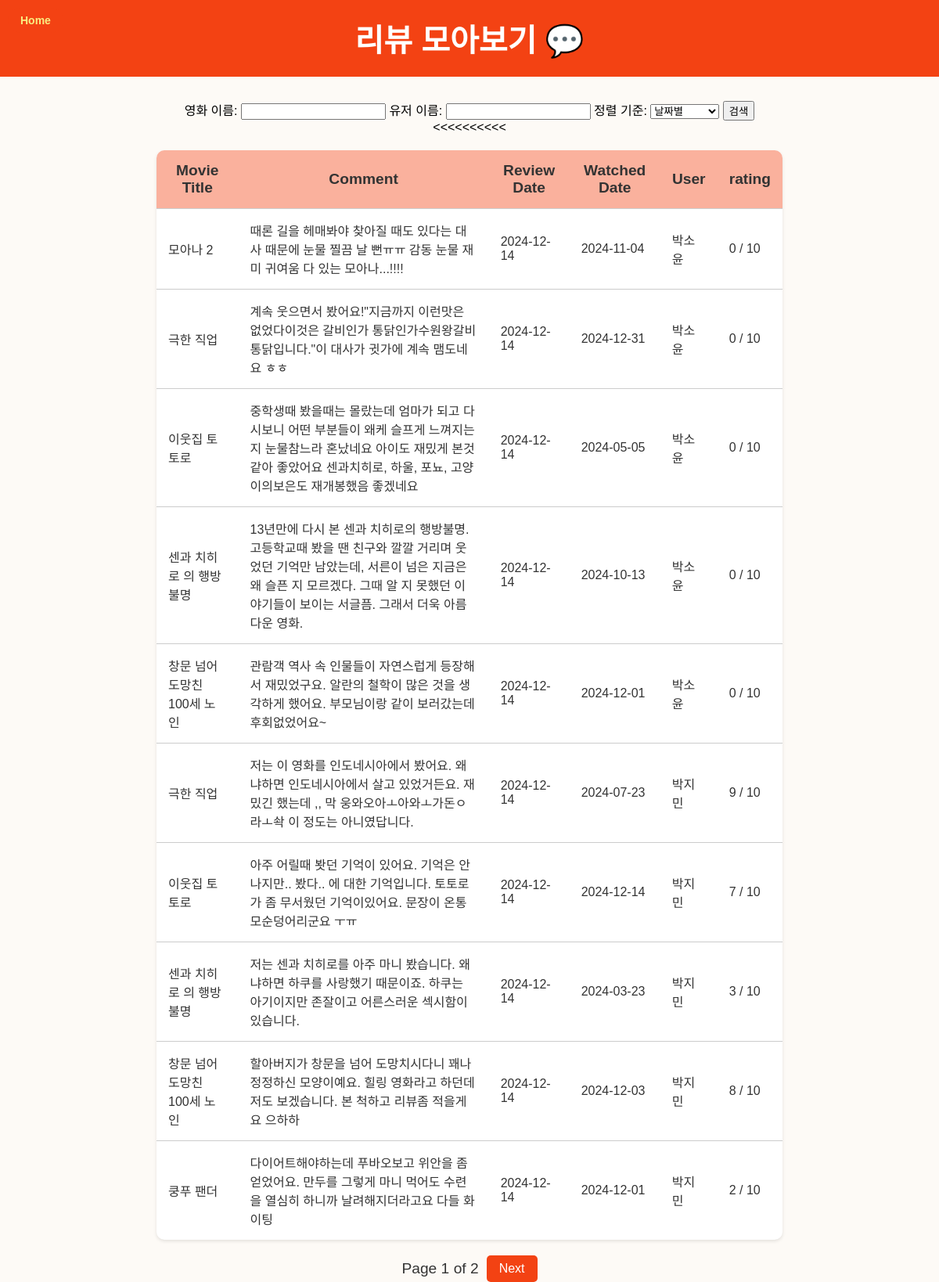
Screenshot of /review with the database file from the repository.
### tables this page shows
CREATE TABLE Review (
        reviewID INTEGER PRIMARY KEY AUTOINCREMENT,
        movieID INTEGER NOT NULL,
        userID INTEGER NOT NULL,
        comment TEXT NOT NULL,
        reviewDate DATE NOT NULL,
        watchedDate DATE NOT NULL, rating INTEGER DEFAULT 0,
        FOREIGN KEY (movieID) REFERENCES Movie(movieID),
        FOREIGN KEY (userID) REFERENCES User(userID)
    );

CREATE TABLE Movie (
    movieID INTEGER PRIMARY KEY,
    title TEXT NOT NULL,
    genre TEXT,
    release_date DATE,
    runtime INT,
    poster TEXT
);

CREATE TABLE "User" (
    UserID TEXT PRIMARY KEY,
    ReviewID INTEGER
);

### app.py (the view)
@app.route('/review', methods=['GET'])
def all_reviews():
    page = int(request.args.get('page', 1))  # 현재 페이지, 기본값 1
    per_page = 10  # 한 페이지당 리뷰 수
    offset = (page - 1) * per_page
    search_movie = request.args.get('movie', '')  # 영화 이름 검색
    search_user = request.args.get('user', '')  # 유저 검색
    sort_by = request.args.get('sort', 'date')  # 정렬 기준 (기본값: 날짜)
    conn = get_db_connection()
    count_query = '''
        SELECT COUNT(*)
        FROM Review r
        JOIN Movie m ON r.movieID = m.movieID
        JOIN User u ON r.userID = u.UserID
        WHERE m.title LIKE ? AND u.UserID LIKE ?
    '''
    total_reviews = conn.execute(
        count_query,
        (f"%{search_movie}%", f"%{search_user}%")
    ).fetchone()[0]
    total_pages = (total_reviews + per_page - 1) // per_page  # 전체 페이지 수
    if sort_by == 'movie':
        order_clause = 'ORDER BY m.title ASC, r.reviewDate DESC'
    elif sort_by == 'user':
        order_clause = 'ORDER BY u.UserID ASC, r.reviewDate DESC'
    else:  # 기본값: 날짜별
        order_clause = 'ORDER BY r.reviewDate DESC'
    reviews_query = f'''
        SELECT
            r.comment,
            r.reviewDate,
            r.watchedDate,
            m.title AS movie_title,
            u.UserID AS user_name,
            r.rating
        FROM Review r
        JOIN Movie m ON r.movieID = m.movieID
        JOIN User u ON r.userID = u.UserID
        WHERE m.title LIKE ? AND u.UserID LIKE ?
        {order_clause}
        LIMIT ? OFFSET ?
    '''
    reviews = conn.execute(
        reviews_query,
        (f"%{search_movie}%", f"%{search_user}%", per_page, offset)
    ).fetchall()
    conn.close()
    return render_template(
        'all_reviews.html',
        reviews=reviews,
        page=page,
        total_pages=total_pages,
        search_movie=search_movie,
        search_user=search_user,
        sort_by=sort_by
    )

### app.py (called while the page is built)
def get_db_connection():
    conn = sqlite3.connect('database/movies.db')
    conn.row_factory = sqlite3.Row
    return conn

### templates/all_reviews.html (shortened to what this page needs)
<!DOCTYPE html>
<html lang="ko">
<head>
    <link rel="stylesheet" href="{{ url_for('static', filename='style.css') }}">
</head>
<body>
    <a href="/" class="home-button">Home</a>
    <header style="margin-bottom: 30px;">
        <h1>리뷰 모아보기 💬</h1>
    </header>
    <form method="get" action="{{ url_for('all_reviews') }}">
        <label for="movie">영화 이름:</label>
        <input type="text" id="movie" name="movie" value="{{ search_movie }}">
        <label for="user">유저 이름:</label>
        <input type="text" id="user" name="user" value="{{ search_user }}">
        <label for="sort">정렬 기준:</label>
        <select id="sort" name="sort">
            <option value="date" {% if sort_by=='date' %}selected{% endif %}>날짜별</option>
        </select>
        <button type="submit">검색</button>
    </form>
    <main>
        {% if reviews %}
        <table class="review-table">
            <thead>
                <tr>
                    <th>Movie Title</th>
                    <th>Comment</th>
                    <th>Review Date</th>
                    <th>Watched Date</th>
                    <th>User</th>
                    <th>rating</th>
                </tr>
            </thead>
            <tbody>
                {% for review in reviews %}
                <tr>
                    <td>{{ review['movie_title'] }}</td>
                    <td>{{ review['comment'] }}</td>
                    <td>{{ review['reviewDate'] }}</td>
                    <td>{{ review['watchedDate'] }}</td>
                    <td>{{ review['user_name'] }}</td>
                    <<td>{{ review['rating'] }} / 10</td>
                </tr>
                {% endfor %}
            </tbody>
        </table>
        <div class="pagination">
            <span>Page {{ page }} of {{ total_pages }}</span>
            {% if page < total_pages %} <a
                href="{{ url_for('all_reviews', page=page+1, movie=search_movie, user=search_user, sort=sort_by) }}">
                Next</a>
                {% endif %}
        </div>
        {% else %}
        <p>리뷰가 없습니다. 😢</p>
        {% endif %}
    </main>
</body>
</html>

### static/style.css (style rules this page uses)
body { font-family: 'Arial', sans-serif; text-align: center; margin: 0; padding: 0; background-color: #fdfaf6; }
header { background-color: #f34213; color: white; padding: 20px; margin-bottom: 20px; }
header h1 { font-size: 2.5em; margin: 0; }
.review-table { width: 90%; max-width: 800px; margin: 20px auto; border-collapse: collapse; background-color: #fff; box-shadow: 0 2px 4px rgba(0, 0, 0, 0.1); border-radius: 10px; overflow: hidden; }
.review-table thead tr th { background-color: #fab19d !important; color: #333; text-align: center; font-weight: bold; }
.review-table th, .review-table td { padding: 15px; text-align: left; border-bottom: 1px solid #ccc; }
.review-table th { font-size: 1.2em; text-align: center; }
.review-table tbody tr:last-child td { border-bottom: none; }
.review-table tbody td { font-size: 1em; color: #333; }
.pagination { display: flex; justify-content: center; align-items: center; gap: 10px; margin-top: 20px; }
.pagination a { text-decoration: none; color: white; background-color: #f34213; padding: 8px 16px; border-radius: 5px; transition: background-color 0.3s; }
.pagination span { font-size: 1.2em; color: #333; }
.home-button { position: absolute; top: 10px; left: 10px; text-decoration: none; padding: 8px 16px; background-color: #f34213; color: #faee81; font-weight: bold; font-size: 14px; border-radius: 20px; transition: background-color 0.3s; }

### rows the page displays
Review: movie_title "모아나 2", comment "때론 길을 헤매봐야 찾아질 때도 있다는 대사 때문에 눈물 찔끔 날 뻔ㅠㅠ 감동 눈물 재미 귀여움 다 있는 모아나...!!!!", reviewDate "2024-12-14", watchedDate "2024-11-04", user_name "박소윤", rating "0"
Review: movie_title "극한 직업", comment "계속 웃으면서 봤어요!\"지금까지 이런맛은 없었다이것은 갈비인가 통닭인가수원왕갈비통닭입니다.\"이 대사가 귓가에 계속 맴도네요 ㅎㅎ", reviewDate "2024-12-14", watchedDate "2024-12-31", user_name "박소윤", rating "0"
Review: movie_title "이웃집 토토로", comment "중학생때 봤을때는 몰랐는데 엄마가 되고 다시보니 어떤 부분들이 왜케 슬프게 느껴지는지 눈물참느라 혼났네요 아이도 재밌게 본것 같아 좋았어요 센과치히로, 하울, 포뇨, 고양이의보은도 재개봉했음 좋겠네요", reviewDate "2024-12-14", watchedDate "2024-05-05", user_name "박소윤", rating "0"
Review: movie_title "센과 치히로 의 행방불명", comment "13년만에 다시 본 센과 치히로의 행방불명. 고등학교때 봤을 땐 친구와 깔깔 거리며 웃었던 기억만 남았는데, 서른이 넘은 지금은 왜 슬픈 지 모르겠다. 그때 알 지 못했던 이야기들이 보이는 서글픔. 그래서 더욱 아름다운 영화.", reviewDate "2024-12-14", watchedDate "2024-10-13", user_name "박소윤", rating "0"
Review: movie_title "창문 넘어 도망친 100세 노인", comment "관람객 역사 속 인물들이 자연스럽게 등장해서 재밌었구요. 알란의 철학이 많은 것을 생각하게 했어요. 부모님이랑 같이 보러갔는데 후회없었어요~", reviewDate "2024-12-14", watchedDate "2024-12-01", user_name "박소윤", rating "0"
Review: movie_title "극한 직업", comment "저는 이 영화를 인도네시아에서 봤어요. 왜냐하면 인도네시아에서 살고 있었거든요. 재밌긴 했는데 ,, 막 웅와오아ㅗ아와ㅗ가돈ㅇ라ㅗ솩 이 정도는 아니였답니다.", reviewDate "2024-12-14", watchedDate "2024-07-23", user_name "박지민", rating "9"
Review: movie_title "이웃집 토토로", comment "아주 어릴때 봣던 기억이 있어요. 기억은 안나지만.. 봤다.. 에 대한 기억입니다. 토토로가 좀 무서웠던 기억이있어요. 문장이 온통 모순덩어리군요 ㅜㅠ", reviewDate "2024-12-14", watchedDate "2024-12-14", user_name "박지민", rating "7"
Review: movie_title "센과 치히로 의 행방불명", comment "저는 센과 치히로를 아주 마니 봤습니다. 왜냐하면 하쿠를 사랑했기 때문이죠. 하쿠는 아기이지만 존잘이고 어른스러운 섹시함이 있습니다.", reviewDate "2024-12-14", watchedDate "2024-03-23", user_name "박지민", rating "3"
Review: movie_title "창문 넘어 도망친 100세 노인", comment "할아버지가 창문을 넘어 도망치시다니 꽤나 정정하신 모양이예요. 힐링 영화라고 하던데 저도 보겠습니다. 본 척하고 리뷰좀 적을게요 으하하", reviewDate "2024-12-14", watchedDate "2024-12-03", user_name "박지민", rating "8"
Review: movie_title "쿵푸 팬더", comment "다이어트해야하는데 푸바오보고 위안을 좀 얻었어요. 만두를 그렇게 마니 먹어도 수련을 열심히 하니까 날려해지더라고요 다들 화이팅", reviewDate "2024-12-14", watchedDate "2024-12-01", user_name "박지민", rating "2"

### other values shown
{{ page }} "1"
{{ total_pages }} "2"
